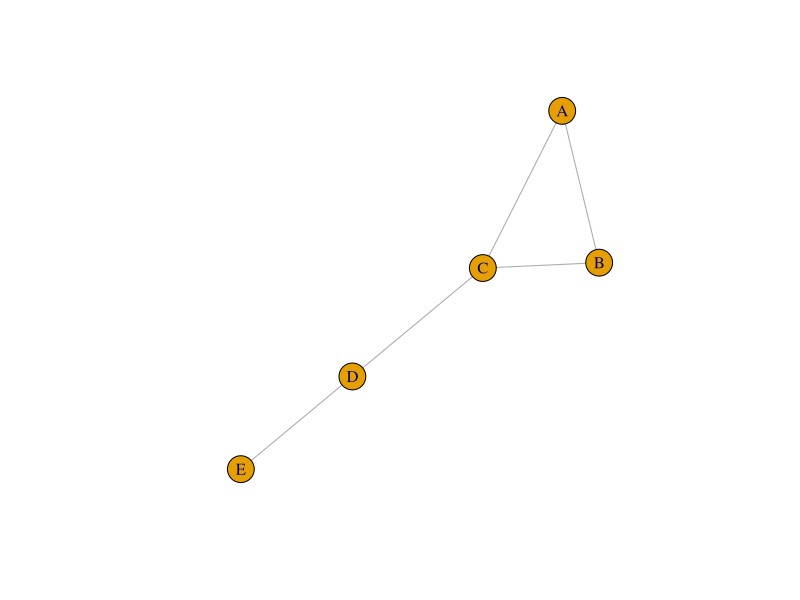

This chart was generated by the following R code:
install.packages("igraph")

# Load thư viện (sửa lỗi chính tả)
library(igraph)

# Tạo một đồ thị
g <- graph_from_literal(A-B, A-C, B-C, C-D, D-E)

# Tính toán độ trung tâm
closeness <- closeness(g)
betweenness <- betweenness(g)

print(closeness)
print(betweenness)

# Vẽ đồ thị
plot(g)

